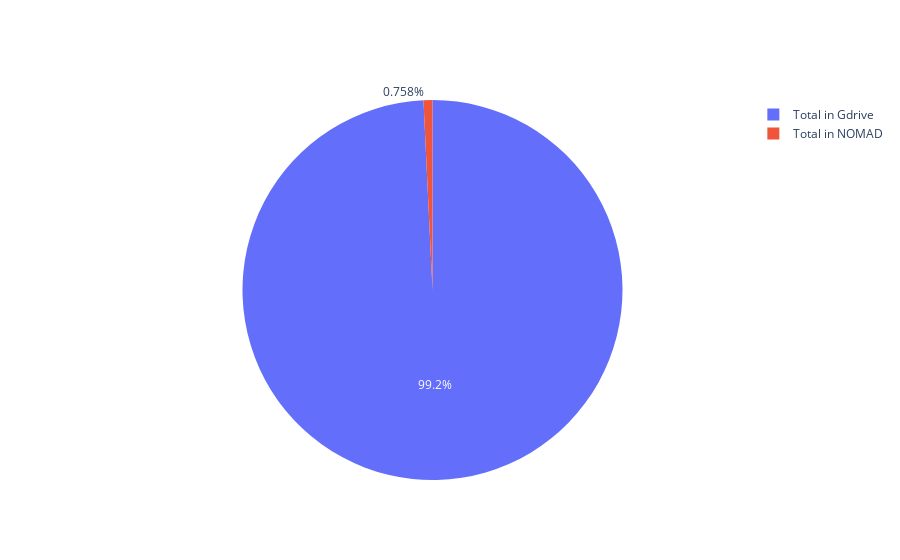

Notebook code for this chart:
### Code cell
import plotly.graph_objects as go

labels = ["Total in Gdrive", "Total in NOMAD"]
values = [gdrive_mongo_store.count(), gdrive_mongo_store.count(criteria={"nomad_updated": {"$ne": None}})]
fig = go.Figure(data=[go.Pie(labels=labels, values=values)])
fig.show()

print("WARNING: This Pie chart might not reflect the actual progress since there are tasks that belong to an deprecated material")

### Figure 1 — Plotly figure (JSON) as saved in the notebook; plotly's stock layout.template omitted (floating-point values rounded to 4 significant figures)
{"data": [{"labels": ["Total in Gdrive", "Total in NOMAD"], "type": "pie", "values": [69368, 530]}], "layout": {}}
